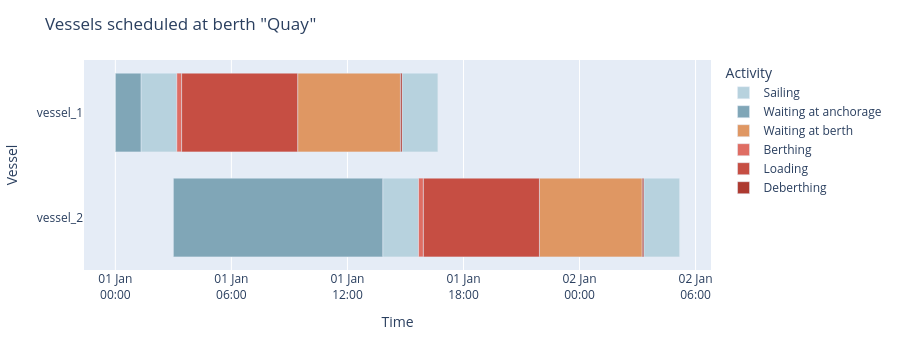

Notebook code cell kept with this figure:
### Markdown cell above
There is significant waiting time at the berth due to tidal restrictions

### Code cell
fig = quay.plot_vessel_arrival_timeline()
fig

### Figure 1 — Plotly figure (JSON) as saved in the notebook; plotly's stock layout.template omitted (floating-point values rounded to 4 significant figures)
{"data": [{"base": ["2026-01-01T01:19:30.000000", "2026-01-01T14:49:30.000000", "2026-01-01T13:49:29.999999", "2026-01-02T03:19:30.000000"], "customdata": [[1.852], [1.852], [1.852], [1.852]], "hovertemplate": "Activity=Sailing<br>Start=%{base|%Y-%m-%d %H:%M:%S}<br>Stop=%{x|%Y-%m-%d %H:%M:%S}<br>Vessel=%{y}<br>Duration (hours)=%{customdata[0]:.2f}<extra></extra>", "legendgroup": "Sailing", "marker": {"color": "#B7D2DE", "pattern": {"shape": ""}}, "name": "Sailing", "orientation": "h", "showlegend": true, "textposition": "auto", "type": "bar", "x": [6666666, 6666666, 6666666, 6666666], "xaxis": "x", "y": ["vessel_1", "vessel_1", "vessel_2", "vessel_2"], "yaxis": "y"}, {"base": ["2026-01-01T00:00:00.000000", "2026-01-01T03:00:00.000000"], "customdata": [[1.325], [10.82]], "hovertemplate": "Activity=Waiting at anchorage<br>Start=%{base|%Y-%m-%d %H:%M:%S}<br>Stop=%{x|%Y-%m-%d %H:%M:%S}<br>Vessel=%{y}<br>Duration (hours)=%{customdata[0]:.2f}<extra></extra>", "legendgroup": "Waiting at anchorage", "marker": {"color": "#80A6B7", "pattern": {"shape": ""}}, "name": "Waiting at anchorage", "orientation": "h", "showlegend": true, "textposition": "auto", "type": "bar", "x": [4770000, 38969999], "xaxis": "x", "y": ["vessel_1", "vessel_2"], "yaxis": "y"}, {"base": ["2026-01-01T09:25:36.666667", "2026-01-01T21:55:36.666666"], "customdata": [[5.315], [5.315]], "hovertemplate": "Activity=Waiting at berth<br>Start=%{base|%Y-%m-%d %H:%M:%S}<br>Stop=%{x|%Y-%m-%d %H:%M:%S}<br>Vessel=%{y}<br>Duration (hours)=%{customdata[0]:.2f}<extra></extra>", "legendgroup": "Waiting at berth", "marker": {"color": "#DF9763", "pattern": {"shape": ""}}, "name": "Waiting at berth", "orientation": "h", "showlegend": true, "textposition": "auto", "type": "bar", "x": [19133333, 19133333], "xaxis": "x", "y": ["vessel_1", "vessel_2"], "yaxis": "y"}, {"base": ["2026-01-01T03:10:36.666667", "2026-01-01T15:40:36.666666"], "customdata": [[0.25], [0.25]], "hovertemplate": "Activity=Berthing<br>Start=%{base|%Y-%m-%d %H:%M:%S}<br>Stop=%{x|%Y-%m-%d %H:%M:%S}<br>Vessel=%{y}<br>Duration (hours)=%{customdata[0]:.2f}<extra></extra>", "legendgroup": "Berthing", "marker": {"color": "#DF6D63", "pattern": {"shape": ""}}, "name": "Berthing", "orientation": "h", "showlegend": true, "textposition": "auto", "type": "bar", "x": [900000, 900000], "xaxis": "x", "y": ["vessel_1", "vessel_2"], "yaxis": "y"}, {"base": ["2026-01-01T03:25:36.666667", "2026-01-01T15:55:36.666666"], "customdata": [[6.0], [6.0]], "hovertemplate": "Activity=Loading<br>Start=%{base|%Y-%m-%d %H:%M:%S}<br>Stop=%{x|%Y-%m-%d %H:%M:%S}<br>Vessel=%{y}<br>Duration (hours)=%{customdata[0]:.2f}<extra></extra>", "legendgroup": "Loading", "marker": {"color": "#C64E43", "pattern": {"shape": ""}}, "name": "Loading", "orientation": "h", "showlegend": true, "textposition": "auto", "type": "bar", "x": [21600000, 21600000], "xaxis": "x", "y": ["vessel_1", "vessel_2"], "yaxis": "y"}, {"base": ["2026-01-01T14:44:30.000000", "2026-01-02T03:14:30.000000"], "customdata": [[0.08333], [0.08333]], "hovertemplate": "Activity=Deberthing<br>Start=%{base|%Y-%m-%d %H:%M:%S}<br>Stop=%{x|%Y-%m-%d %H:%M:%S}<br>Vessel=%{y}<br>Duration (hours)=%{customdata[0]:.2f}<extra></extra>", "legendgroup": "Deberthing", "marker": {"color": "#AD3A30", "pattern": {"shape": ""}}, "name": "Deberthing", "orientation": "h", "showlegend": true, "textposition": "auto", "type": "bar", "x": [300000, 300000], "xaxis": "x", "y": ["vessel_1", "vessel_2"], "yaxis": "y"}], "layout": {"bargap": 0.25, "barmode": "overlay", "height": 350, "hovermode": "closest", "legend": {"title": {"text": "Activity"}, "tracegroupgap": 0}, "margin": {"t": 60}, "title": {"text": "Vessels scheduled at berth \"Quay\""}, "xaxis": {"anchor": "y", "domain": [0, 1], "rangeslider": {"visible": false}, "tickformat": "%d %b\n%H:%M", "title": {"text": "Time"}, "type": "date"}, "yaxis": {"anchor": "x", "autorange": "reversed", "domain": [0, 1], "title": {"text": "Vessel"}}}}
